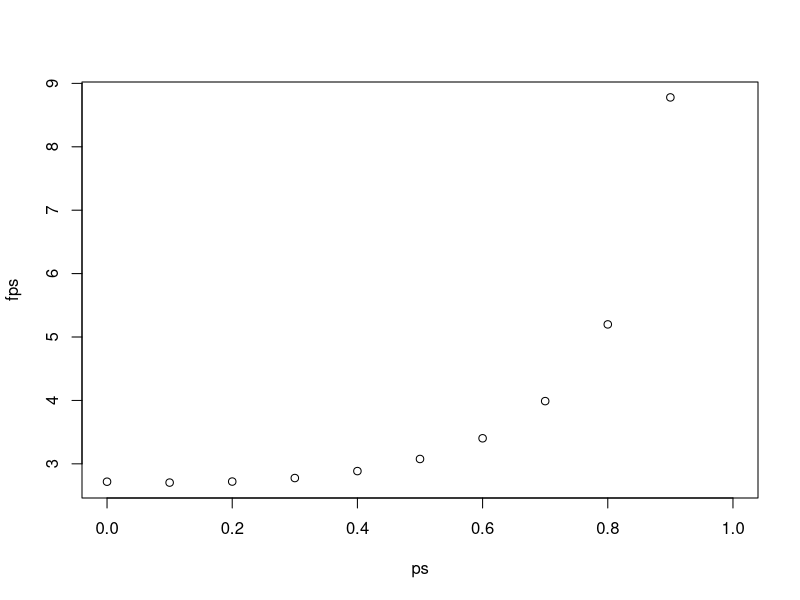
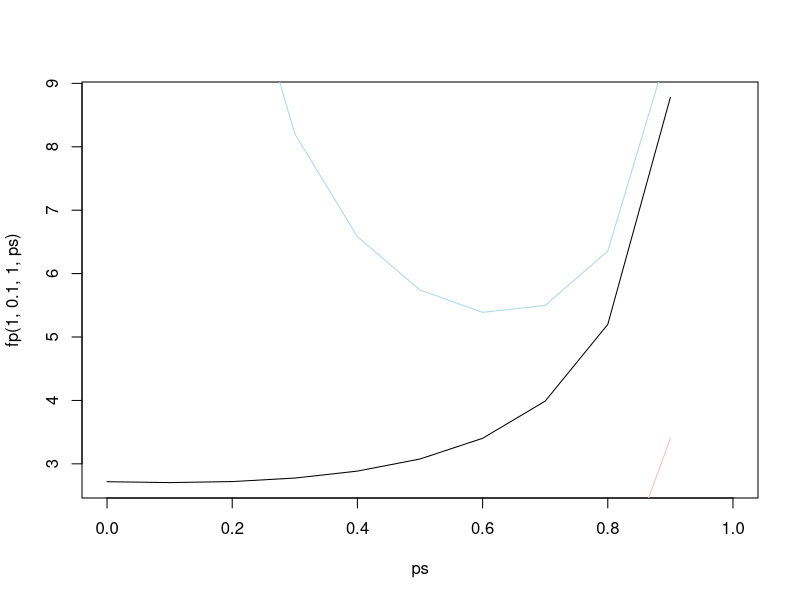
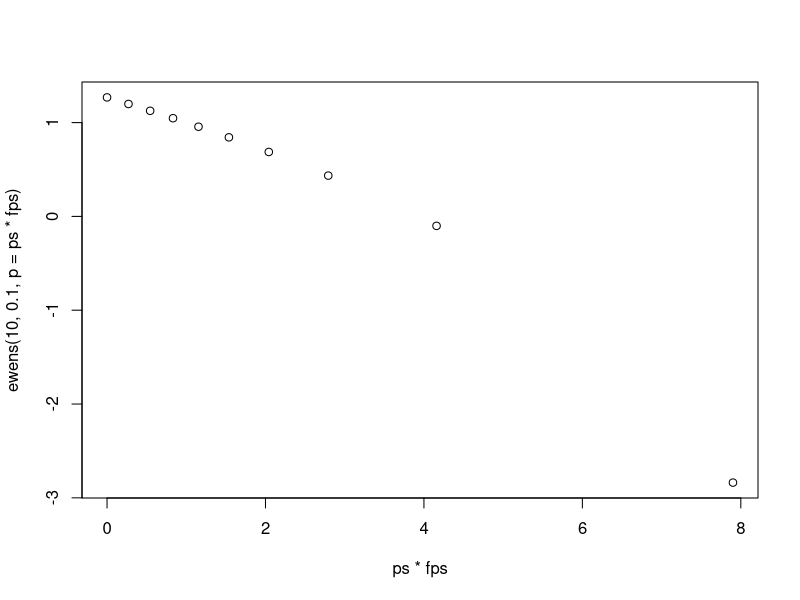

Recreate these plots in R, in order.
## ---- chunk 1
knitr::opts_chunk$set(echo = TRUE)
## ---- chunk 2
#` Wright formula for distribution of freq of susceptibility alleles
#` @param bs Mutation rate to disease class
#` @param bs Mutation rate from disease class
#` @param sigma Scaled strength of selection
#` @param p Frequency of disease mutations
fp <- function(bs,bn,sigma,p){ 
  p^(bs-1)*(1-p)^(bn-1)*exp(sigma*(1-p))
}

findk <- function(bs,bn,sigma){
  # find integrating constant for above
}

# need to find integrating constant
## ---- chunk 3
#` Ewens sampling formula for number of distinct disease alleles from sample of n
#` @param bs Mutation rate to disease class
#` @param n Number of chromosomes sampled
#` @param p Frequency of disease mutations
ewens <- function(n,bs,p){
  is <- seq(0,n-1)
  vec <- (bs*(1-p))/(bs*(1-p)+is)
  print(vec)
  rs <- sum(vec)
  return(rs)
}

ewens <- Vectorize(ewens)
## ---- chunk 4
ps <- seq(0,1,0.1)
fps <- fp(1,0.1,1,ps)
plot(ps,fps)
## ---- chunk 5
plot(ps,fp(1,0.1,1,ps),type="l")
lines(ps,fp(0.1,0.1,1,ps),col="lightblue")
lines(ps,fp(10,0.1,1,ps),col="lightpink")
## ---- chunk 6
plot(ps*fps,ewens(10,0.1,p=ps*fps)) # negative bc of lack of integrating constant.
